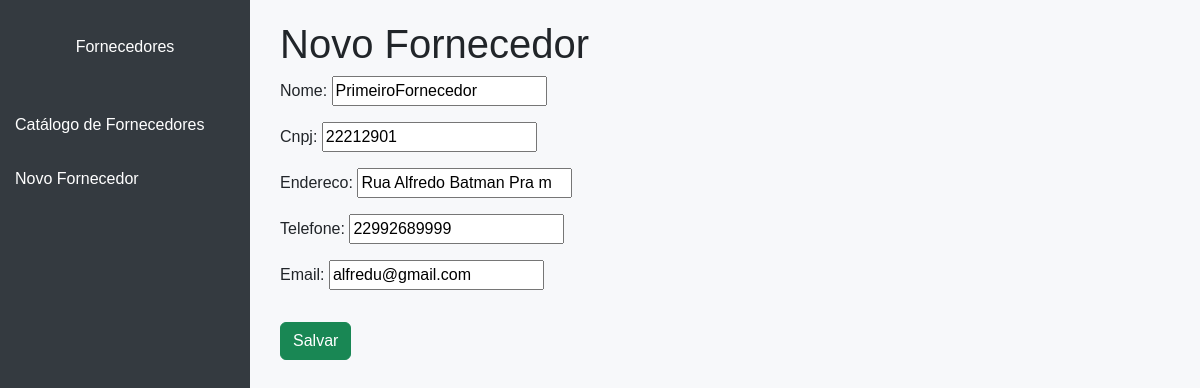
/fornecedor/2/update/, run on the app's committed database.
### cadfor/models.py (models this page shows)
class Fornecedor(models.Model):
    id_fornecedor = models.AutoField(primary_key=True)
    nome = models.CharField(max_length=255)
    cnpj = models.CharField(max_length=14, unique=True)
    endereco = models.CharField(max_length=255)
    telefone = models.CharField(max_length=15)
    email = models.EmailField(unique=True)

### cadfor/views.py (the view)
# urls.py: path("fornecedor/<int:pk>/update/", FornecedorUpdateView.as_view(), name="fornecedor_update"),
class FornecedorUpdateView(UpdateView):
    model = Fornecedor
    fields = ['nome', 'cnpj', 'endereco', 'telefone', 'email']
    success_url = reverse_lazy('fornecedor_list')

### cadfor/templates/cadfor/fornecedor_form.html (shortened to what this page needs)
<!DOCTYPE html>
<html lang="pt-BR">
<head>
    <link
        href="https://cdn.jsdelivr.net/npm/bootstrap@5.3.3/dist/css/bootstrap.min.css"
        rel="stylesheet"
    />
</head>
<body>
    <div class="sidebar">
        <a class="navbar-brand text-center mb-4" href="#">Fornecedores</a>
        <a href="{% url 'fornecedor_list' %}">Catálogo de Fornecedores</a>
        <a href="{% url 'fornecedor_create' %}">Novo Fornecedor</a>
    </div>
    <div class="content">
        <h1>Novo Fornecedor</h1>
        <form method="POST">
            {{ form.as_p }}
            <button type="submit" class="btn btn-success mt-3">Salvar</button>
        </form>
    </div>
</body>
</html>

### cadfor/templates/cadfor/fornecedor_form.html (style rules this page uses)
body { font-family: Arial, sans-serif; background-color: #f7f8fa; }
.sidebar { height: 100vh; width: 250px; position: fixed; background-color: #343a40; padding-top: 20px; }
.sidebar a { color: #fff; display: block; padding: 15px; text-decoration: none; }
.content { margin-left: 260px; padding: 20px; }

### data on the page
Fornecedor: nome "PrimeiroFornecedor", cnpj "22212901", endereco "Rua Alfredo Batman Pra m", telefone "22992689999", email "alfredu@gmail.com"
